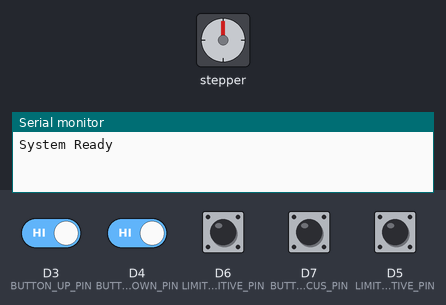
A program run on a simulated ESP8266 (Wemos D1 mini). Shown: stepper motor, the last lines printed to the serial monitor. The test bench sets the inputs (shaded band); at power-on: D3 (BUTTON_UP_PIN), D4 (BUTTON_DOWN_PIN), D5 (LIMIT_SWITCH_NEGATIVE_PIN), D6 (LIMIT_SWITCH_POSITIVE_PIN), D7 (BUTTON_AUTOFOCUS_PIN) HIGH. Stepper angles assume 200 steps per turn.

Above: at 1.2 s.
1.3 s: D7 (BUTTON_AUTOFOCUS_PIN) pulled LOW for 0.15 s
At 2.0 s:
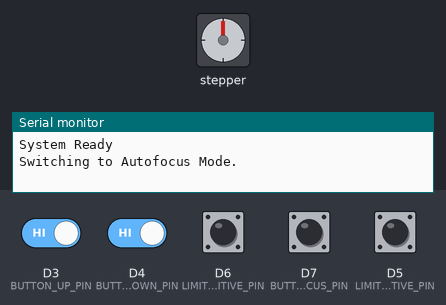
4.4 s: D6 (LIMIT_SWITCH_POSITIVE_PIN) pulled LOW for 0.15 s
10.5 s: D3 (BUTTON_UP_PIN) driven LOW and D4 (BUTTON_DOWN_PIN) driven LOW
At 13.48 s:
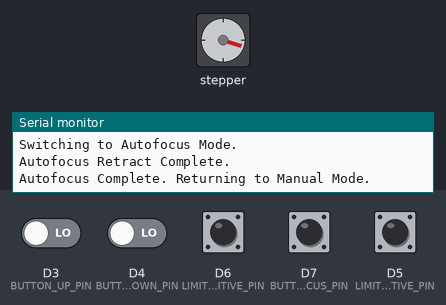
13.5 s: D3 (BUTTON_UP_PIN) driven HIGH
16.5 s: D4 (BUTTON_DOWN_PIN) driven HIGH
At 16.5 s:
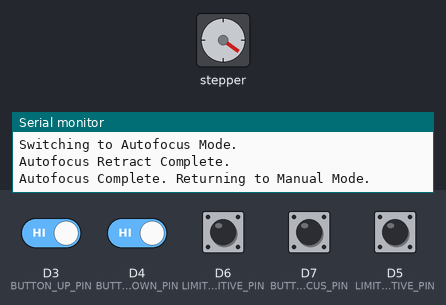
18.0 s: D3 (BUTTON_UP_PIN) driven LOW
At 18.15 s:
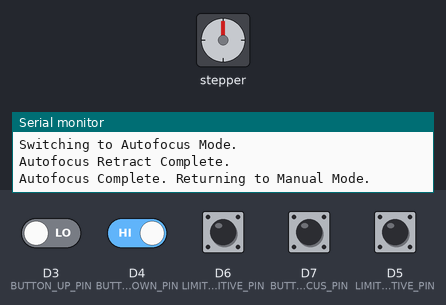
Timing chart, 0 to 27.3 s (numbered marks = the images above; inputs shaded):
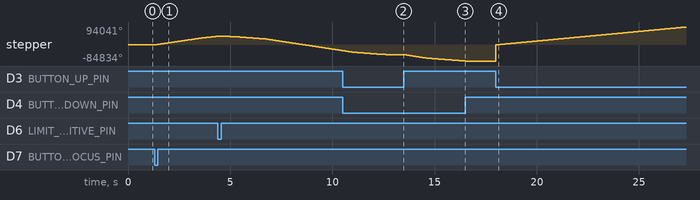

Measured:
- after the input at 1.3 s, stepper: keeps turning clockwise at about 14629°/s, starting at once
- after the input at 16.5 s, stepper: stops changing and stays -84834°
- after the input at 18.0 s, stepper: keeps turning clockwise at about 19261°/s, starting at once

The program:

main.cpp
```cpp
#include <Arduino.h>
#include <AccelStepper.h>

// Define pin connections
#define DIR_PIN D1                   // Direction pin for stepper driver (GPIO5)
#define STEP_PIN D2                  // Step pin for stepper driver (GPIO4)
#define LIMIT_SWITCH_POSITIVE_PIN D6 // Positive Z-axis limit switch (GPIO2)
#define LIMIT_SWITCH_NEGATIVE_PIN D5 // Negative Z-axis limit switch (GPIO0)
#define BUTTON_UP_PIN D3             // Button for manual up movement (GPIO14)
#define BUTTON_DOWN_PIN D4           // Button for manual down movement (GPIO12)
#define BUTTON_AUTOFOCUS_PIN D7      // Button for autofocus (GPIO13)

// Parameters
#define MOTOR_INTERFACE_TYPE 1 // Use 1 for a driver that needs step and direction
#define MANUAL_SPEED 10000     // Speed for manual control (steps per second)
#define AUTOFOCUS_SPEED 10000  // Speed for autofocus (steps per second)
#define RETRACT_STEPS 54518    // Number of steps to retract when the limit switch is triggered

// Initialize stepper
AccelStepper stepper(MOTOR_INTERFACE_TYPE, STEP_PIN, DIR_PIN);
long steps_focussed = 0;

enum Mode
{
  MODE_MANUAL,
  MODE_AUTOFOCUS
};

Mode currentMode = MODE_MANUAL; // Start in manual mode
bool autofocusInProgress = false;

void setup()
{
  // Initialize serial communication
  Serial.begin(115200);

  // Initialize pins
  pinMode(LIMIT_SWITCH_POSITIVE_PIN, INPUT_PULLUP);
  pinMode(LIMIT_SWITCH_NEGATIVE_PIN, INPUT_PULLUP);
  pinMode(BUTTON_UP_PIN, INPUT_PULLUP);
  pinMode(BUTTON_DOWN_PIN, INPUT_PULLUP);
  pinMode(BUTTON_AUTOFOCUS_PIN, INPUT_PULLUP);

  // Set maximum speed and acceleration for the stepper motor
  stepper.setMaxSpeed(MANUAL_SPEED);
  stepper.setAcceleration(5000); // Higher acceleration for faster speed changes

  Serial.println("System Ready");
  ESP.getResetReason();
}

void loop()
{
  // Serial.printf("UP: %d, DOWN: %d, AUTO: %d, Z+: %d, Z-: %d\n", digitalRead(BUTTON_UP_PIN), digitalRead(BUTTON_DOWN_PIN), digitalRead(BUTTON_AUTOFOCUS_PIN), digitalRead(LIMIT_SWITCH_POSITIVE_PIN), digitalRead(LIMIT_SWITCH_NEGATIVE_PIN));

  switch (currentMode)
  {
  case MODE_MANUAL:
    if (digitalRead(BUTTON_AUTOFOCUS_PIN) == LOW)
    {
      currentMode = MODE_AUTOFOCUS;
      autofocusInProgress = true;
      Serial.println("Switching to Autofocus Mode.");
    }
    else
    {
      // Manual movement mode
      if (digitalRead(BUTTON_UP_PIN) == LOW && digitalRead(LIMIT_SWITCH_POSITIVE_PIN) == HIGH)
      {
        stepper.setSpeed(MANUAL_SPEED);
        stepper.runSpeed();
        // Serial.println("Manual Moving UP..");
      }
      else if (digitalRead(BUTTON_DOWN_PIN) == LOW && digitalRead(LIMIT_SWITCH_NEGATIVE_PIN) == HIGH)
      {
        stepper.setSpeed(-MANUAL_SPEED);
        stepper.runSpeed();
        // Serial.println("Manual Moving DOWN..");
      }
      else
      {
        stepper.stop();
        // Serial.printf("Position: %d\n", stepper.currentPosition());
        stepper.setCurrentPosition(stepper.distanceToGo());
      }
    }
    break;

  case MODE_AUTOFOCUS:
    if (autofocusInProgress)
    {
      // Move up until the positive limit switch is triggered
      stepper.setSpeed(AUTOFOCUS_SPEED);
      while (digitalRead(LIMIT_SWITCH_POSITIVE_PIN) == HIGH)
      {
        stepper.runSpeed();
        // delayMicroseconds(10);
        // Serial.println("Autofocus Moving UP..");
        // Serial.println(digitalRead(LIMIT_SWITCH_POSITIVE_PIN));
        yield();
      }

      // Stop and retract
      // Serial.println("Positive limit switch triggered. Retracting...");
      stepper.stop();
      stepper.move(-RETRACT_STEPS);
      while (stepper.distanceToGo() != 0)
      {
        stepper.run();
        yield();
      }
      Serial.println("Autofocus Retract Complete.");

      // Autofocus sequence is now complete
      autofocusInProgress = false;
    }
    else if (digitalRead(BUTTON_AUTOFOCUS_PIN) == HIGH)
    {
      // Return to manual mode once the autofocus button is released
      currentMode = MODE_MANUAL;
      Serial.println("Autofocus Complete. Returning to Manual Mode.");
    }
    break;
  }
}
```
